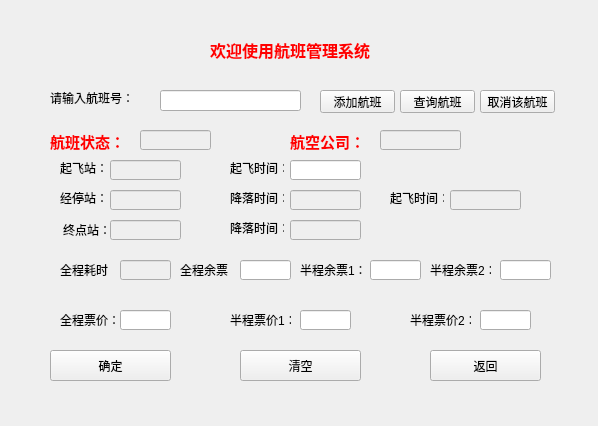
<?xml version="1.0" encoding="UTF-8"?>
<ui version="4.0">
 <class>managerWid</class>
 <widget class="QWidget" name="managerWid">
  <property name="geometry">
   <rect>
    <x>0</x>
    <y>0</y>
    <width>598</width>
    <height>426</height>
   </rect>
  </property>
  <property name="windowTitle">
   <string>managerWid</string>
  </property>
  <widget class="QLabel" name="label_9">
   <property name="geometry">
    <rect>
     <x>230</x>
     <y>160</y>
     <width>54</width>
     <height>16</height>
    </rect>
   </property>
   <property name="text">
    <string>起飞时间：</string>
   </property>
  </widget>
  <widget class="QLineEdit" name="takeoff">
   <property name="geometry">
    <rect>
     <x>290</x>
     <y>160</y>
     <width>71</width>
     <height>20</height>
    </rect>
   </property>
  </widget>
  <widget class="QLabel" name="label_10">
   <property name="geometry">
    <rect>
     <x>230</x>
     <y>190</y>
     <width>54</width>
     <height>16</height>
    </rect>
   </property>
   <property name="text">
    <string>降落时间：</string>
   </property>
  </widget>
  <widget class="QLabel" name="label_20">
   <property name="geometry">
    <rect>
     <x>230</x>
     <y>310</y>
     <width>61</width>
     <height>20</height>
    </rect>
   </property>
   <property name="text">
    <string>半程票价1：</string>
   </property>
  </widget>
  <widget class="QLabel" name="label_6">
   <property name="geometry">
    <rect>
     <x>60</x>
     <y>160</y>
     <width>54</width>
     <height>16</height>
    </rect>
   </property>
   <property name="text">
    <string>起飞站：</string>
   </property>
  </widget>
  <widget class="QLineEdit" name="midtakeoff">
   <property name="enabled">
    <bool>false</bool>
   </property>
   <property name="geometry">
    <rect>
     <x>450</x>
     <y>190</y>
     <width>71</width>
     <height>20</height>
    </rect>
   </property>
  </widget>
  <widget class="QLabel" name="label_11">
   <property name="geometry">
    <rect>
     <x>230</x>
     <y>220</y>
     <width>54</width>
     <height>16</height>
    </rect>
   </property>
   <property name="text">
    <string>降落时间：</string>
   </property>
  </widget>
  <widget class="QLabel" name="label_13">
   <property name="geometry">
    <rect>
     <x>60</x>
     <y>260</y>
     <width>51</width>
     <height>20</height>
    </rect>
   </property>
   <property name="text">
    <string>全程耗时：</string>
   </property>
  </widget>
  <widget class="QLineEdit" name="airline">
   <property name="enabled">
    <bool>false</bool>
   </property>
   <property name="geometry">
    <rect>
     <x>380</x>
     <y>130</y>
     <width>81</width>
     <height>20</height>
    </rect>
   </property>
  </widget>
  <widget class="QLabel" name="label_5">
   <property name="geometry">
    <rect>
     <x>50</x>
     <y>130</y>
     <width>71</width>
     <height>21</height>
    </rect>
   </property>
   <property name="text">
    <string>&lt;html&gt;&lt;head/&gt;&lt;body&gt;&lt;p&gt;&lt;span style=&quot; font-size:11pt; font-weight:600; color:#ff0000;&quot;&gt;航班状态：&lt;/span&gt;&lt;/p&gt;&lt;/body&gt;&lt;/html&gt;</string>
   </property>
  </widget>
  <widget class="QPushButton" name="searchflight">
   <property name="geometry">
    <rect>
     <x>400</x>
     <y>90</y>
     <width>75</width>
     <height>23</height>
    </rect>
   </property>
   <property name="text">
    <string>查询航班</string>
   </property>
  </widget>
  <widget class="QLineEdit" name="firstprice">
   <property name="geometry">
    <rect>
     <x>300</x>
     <y>310</y>
     <width>51</width>
     <height>20</height>
    </rect>
   </property>
  </widget>
  <widget class="QLabel" name="label_18">
   <property name="geometry">
    <rect>
     <x>430</x>
     <y>260</y>
     <width>61</width>
     <height>20</height>
    </rect>
   </property>
   <property name="text">
    <string>半程余票2：</string>
   </property>
  </widget>
  <widget class="QLineEdit" name="midland">
   <property name="enabled">
    <bool>false</bool>
   </property>
   <property name="geometry">
    <rect>
     <x>290</x>
     <y>190</y>
     <width>71</width>
     <height>20</height>
    </rect>
   </property>
  </widget>
  <widget class="QLineEdit" name="totalleft">
   <property name="geometry">
    <rect>
     <x>240</x>
     <y>260</y>
     <width>51</width>
     <height>20</height>
    </rect>
   </property>
  </widget>
  <widget class="QLabel" name="label">
   <property name="geometry">
    <rect>
     <x>210</x>
     <y>30</y>
     <width>181</width>
     <height>41</height>
    </rect>
   </property>
   <property name="text">
    <string>&lt;html&gt;&lt;head/&gt;&lt;body&gt;&lt;p&gt;&lt;span style=&quot; font-size:12pt; font-weight:600; color:#ff0000;&quot;&gt;欢迎使用航班管理系统&lt;/span&gt;&lt;/p&gt;&lt;/body&gt;&lt;/html&gt;</string>
   </property>
   <property name="textFormat">
    <enum>Qt::AutoText</enum>
   </property>
   <property name="wordWrap">
    <bool>false</bool>
   </property>
  </widget>
  <widget class="QLineEdit" name="totalprice">
   <property name="geometry">
    <rect>
     <x>120</x>
     <y>310</y>
     <width>51</width>
     <height>20</height>
    </rect>
   </property>
  </widget>
  <widget class="QLineEdit" name="secondleft">
   <property name="geometry">
    <rect>
     <x>500</x>
     <y>260</y>
     <width>51</width>
     <height>20</height>
    </rect>
   </property>
  </widget>
  <widget class="QLineEdit" name="firstleft">
   <property name="geometry">
    <rect>
     <x>370</x>
     <y>260</y>
     <width>51</width>
     <height>20</height>
    </rect>
   </property>
  </widget>
  <widget class="QLabel" name="label_16">
   <property name="geometry">
    <rect>
     <x>180</x>
     <y>260</y>
     <width>51</width>
     <height>20</height>
    </rect>
   </property>
   <property name="text">
    <string>全程余票：</string>
   </property>
  </widget>
  <widget class="QLineEdit" name="flightstatus">
   <property name="enabled">
    <bool>false</bool>
   </property>
   <property name="geometry">
    <rect>
     <x>140</x>
     <y>130</y>
     <width>71</width>
     <height>20</height>
    </rect>
   </property>
  </widget>
  <widget class="QLabel" name="label_7">
   <property name="geometry">
    <rect>
     <x>60</x>
     <y>190</y>
     <width>54</width>
     <height>16</height>
    </rect>
   </property>
   <property name="text">
    <string>经停站：</string>
   </property>
  </widget>
  <widget class="QLabel" name="label_17">
   <property name="geometry">
    <rect>
     <x>300</x>
     <y>260</y>
     <width>71</width>
     <height>20</height>
    </rect>
   </property>
   <property name="text">
    <string>半程余票1：</string>
   </property>
  </widget>
  <widget class="QLabel" name="label_8">
   <property name="geometry">
    <rect>
     <x>63</x>
     <y>220</y>
     <width>51</width>
     <height>20</height>
    </rect>
   </property>
   <property name="text">
    <string>终点站：</string>
   </property>
  </widget>
  <widget class="QLineEdit" name="tocity">
   <property name="enabled">
    <bool>false</bool>
   </property>
   <property name="geometry">
    <rect>
     <x>110</x>
     <y>220</y>
     <width>71</width>
     <height>20</height>
    </rect>
   </property>
  </widget>
  <widget class="QLabel" name="label_19">
   <property name="geometry">
    <rect>
     <x>60</x>
     <y>310</y>
     <width>61</width>
     <height>20</height>
    </rect>
   </property>
   <property name="text">
    <string>全程票价：</string>
   </property>
  </widget>
  <widget class="QLabel" name="label_2">
   <property name="geometry">
    <rect>
     <x>50</x>
     <y>90</y>
     <width>91</width>
     <height>16</height>
    </rect>
   </property>
   <property name="text">
    <string>请输入航班号：</string>
   </property>
  </widget>
  <widget class="QLineEdit" name="secondprice">
   <property name="geometry">
    <rect>
     <x>480</x>
     <y>310</y>
     <width>51</width>
     <height>20</height>
    </rect>
   </property>
  </widget>
  <widget class="QLineEdit" name="fromcity">
   <property name="enabled">
    <bool>false</bool>
   </property>
   <property name="geometry">
    <rect>
     <x>110</x>
     <y>160</y>
     <width>71</width>
     <height>20</height>
    </rect>
   </property>
  </widget>
  <widget class="QLabel" name="label_21">
   <property name="geometry">
    <rect>
     <x>410</x>
     <y>310</y>
     <width>61</width>
     <height>20</height>
    </rect>
   </property>
   <property name="text">
    <string>半程票价2：</string>
   </property>
  </widget>
  <widget class="QLabel" name="label_12">
   <property name="geometry">
    <rect>
     <x>390</x>
     <y>190</y>
     <width>54</width>
     <height>16</height>
    </rect>
   </property>
   <property name="text">
    <string>起飞时间：</string>
   </property>
  </widget>
  <widget class="QLineEdit" name="midcity">
   <property name="enabled">
    <bool>false</bool>
   </property>
   <property name="geometry">
    <rect>
     <x>110</x>
     <y>190</y>
     <width>71</width>
     <height>20</height>
    </rect>
   </property>
  </widget>
  <widget class="QLineEdit" name="costtime">
   <property name="enabled">
    <bool>false</bool>
   </property>
   <property name="geometry">
    <rect>
     <x>120</x>
     <y>260</y>
     <width>51</width>
     <height>20</height>
    </rect>
   </property>
  </widget>
  <widget class="QLineEdit" name="flightID">
   <property name="geometry">
    <rect>
     <x>160</x>
     <y>90</y>
     <width>141</width>
     <height>21</height>
    </rect>
   </property>
  </widget>
  <widget class="QLineEdit" name="toland">
   <property name="enabled">
    <bool>false</bool>
   </property>
   <property name="geometry">
    <rect>
     <x>290</x>
     <y>220</y>
     <width>71</width>
     <height>20</height>
    </rect>
   </property>
  </widget>
  <widget class="QLabel" name="label_15">
   <property name="geometry">
    <rect>
     <x>290</x>
     <y>130</y>
     <width>71</width>
     <height>21</height>
    </rect>
   </property>
   <property name="text">
    <string>&lt;html&gt;&lt;head/&gt;&lt;body&gt;&lt;p&gt;&lt;span style=&quot; font-size:11pt; font-weight:600; color:#ff0000;&quot;&gt;航空公司：&lt;/span&gt;&lt;/p&gt;&lt;/body&gt;&lt;/html&gt;</string>
   </property>
  </widget>
  <widget class="QPushButton" name="confirm">
   <property name="geometry">
    <rect>
     <x>50</x>
     <y>350</y>
     <width>121</width>
     <height>31</height>
    </rect>
   </property>
   <property name="text">
    <string>确定</string>
   </property>
  </widget>
  <widget class="QPushButton" name="back">
   <property name="geometry">
    <rect>
     <x>430</x>
     <y>350</y>
     <width>111</width>
     <height>31</height>
    </rect>
   </property>
   <property name="text">
    <string>返回</string>
   </property>
  </widget>
  <widget class="QPushButton" name="cancel">
   <property name="geometry">
    <rect>
     <x>480</x>
     <y>90</y>
     <width>75</width>
     <height>23</height>
    </rect>
   </property>
   <property name="text">
    <string>取消该航班</string>
   </property>
  </widget>
  <widget class="QPushButton" name="addflight">
   <property name="geometry">
    <rect>
     <x>320</x>
     <y>90</y>
     <width>75</width>
     <height>23</height>
    </rect>
   </property>
   <property name="text">
    <string>添加航班</string>
   </property>
  </widget>
  <widget class="QPushButton" name="clean">
   <property name="geometry">
    <rect>
     <x>240</x>
     <y>350</y>
     <width>121</width>
     <height>31</height>
    </rect>
   </property>
   <property name="text">
    <string>清空</string>
   </property>
  </widget>
 </widget>
 <layoutdefault spacing="6" margin="11"/>
 <resources/>
 <connections>
  <connection>
   <sender>back</sender>
   <signal>clicked()</signal>
   <receiver>managerWid</receiver>
   <slot>backtomain()</slot>
   <hints>
    <hint type="sourcelabel">
     <x>402</x>
     <y>364</y>
    </hint>
    <hint type="destinationlabel">
     <x>383</x>
     <y>309</y>
    </hint>
   </hints>
  </connection>
 </connections>
 <slots>
  <signal>backsignal()</signal>
  <slot>backtomain()</slot>
 </slots>
</ui>
